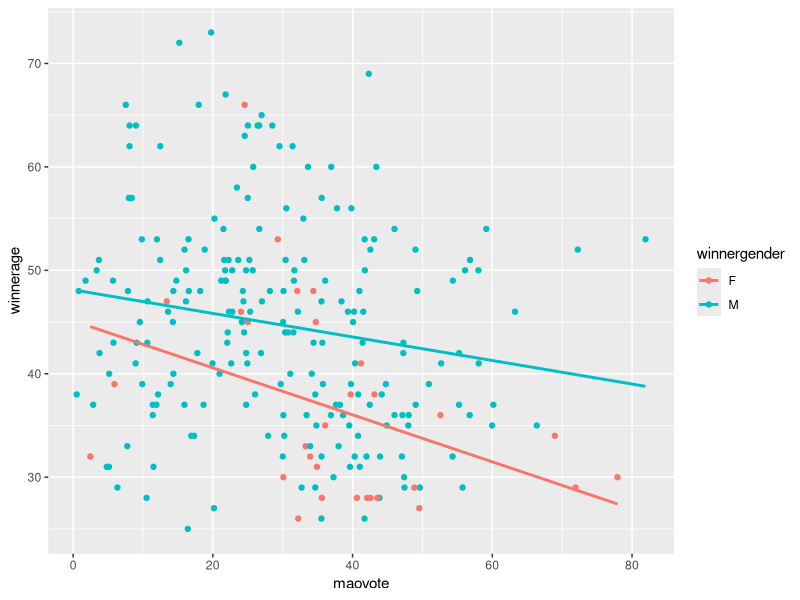
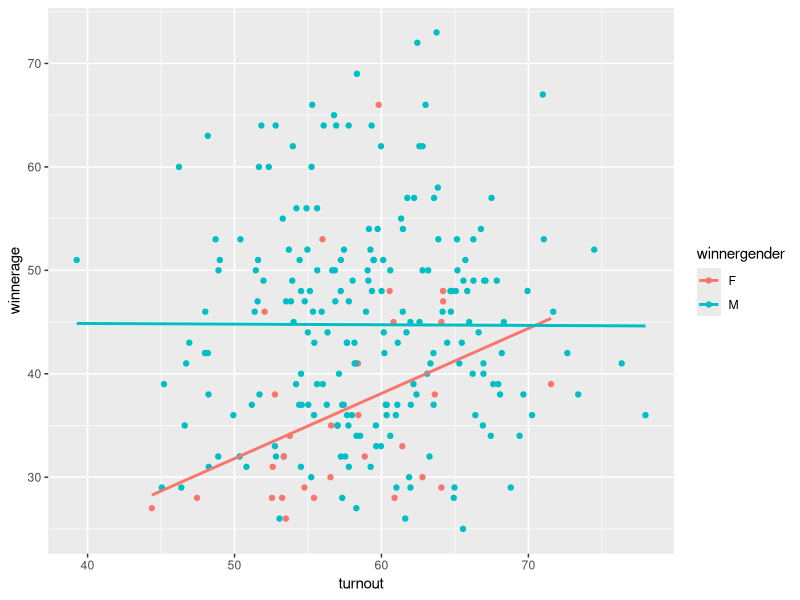
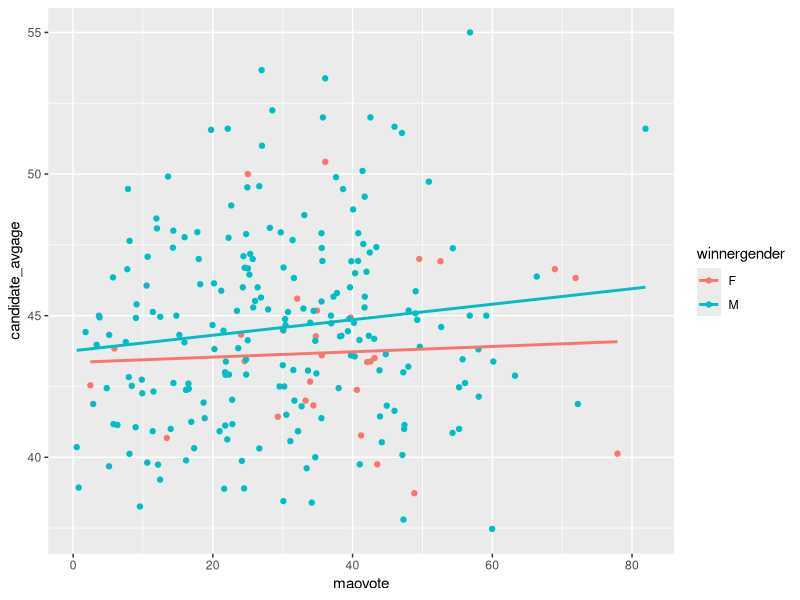
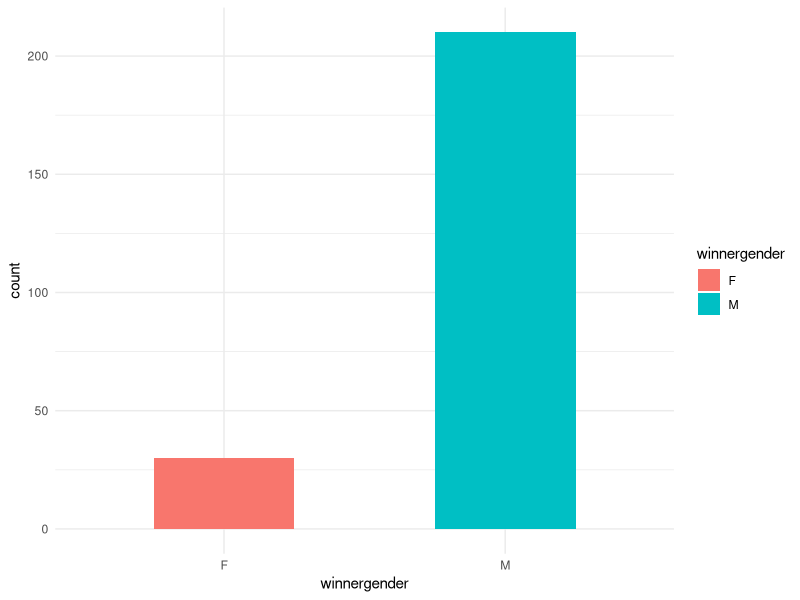
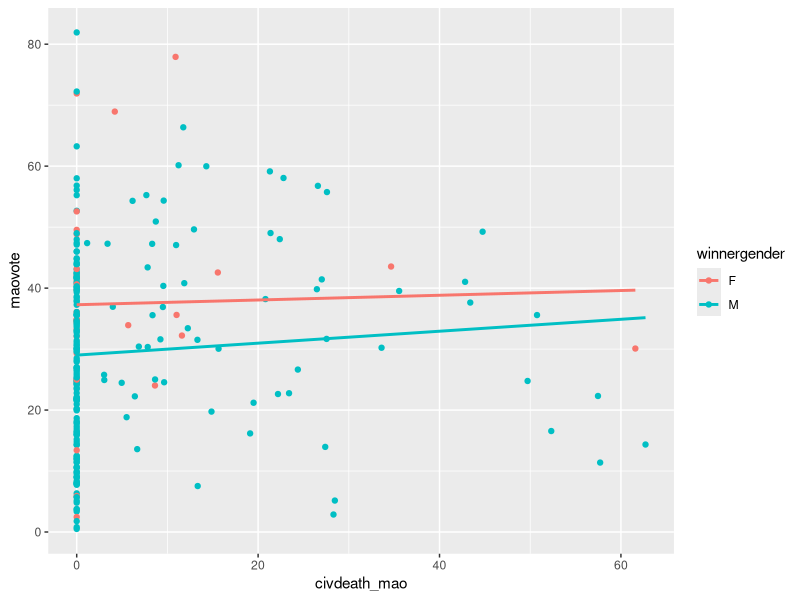
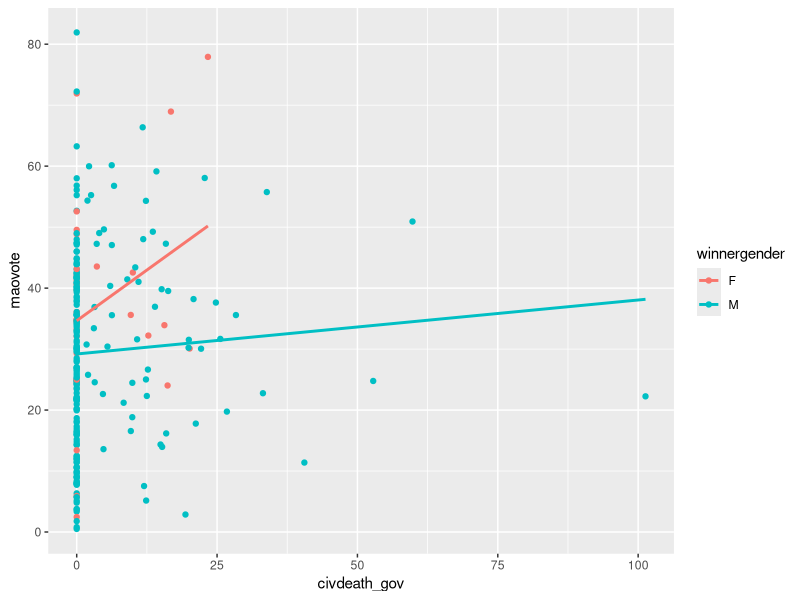
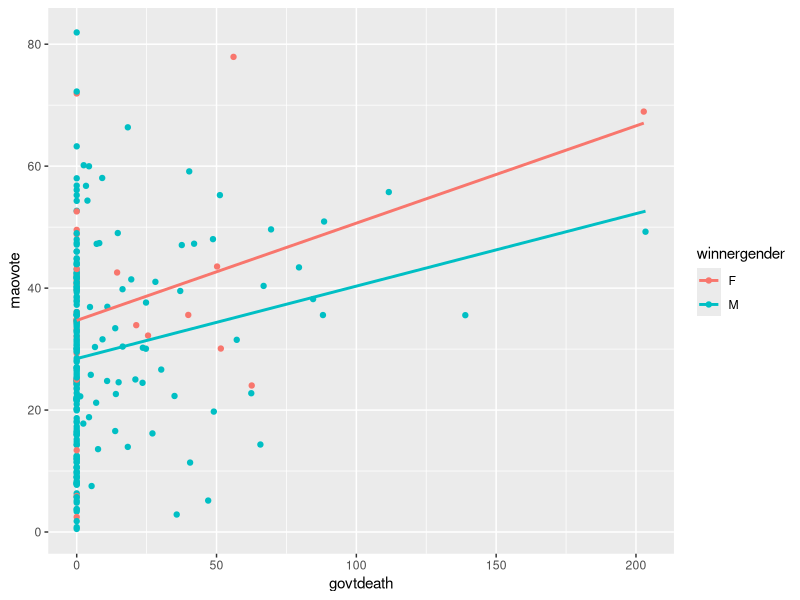
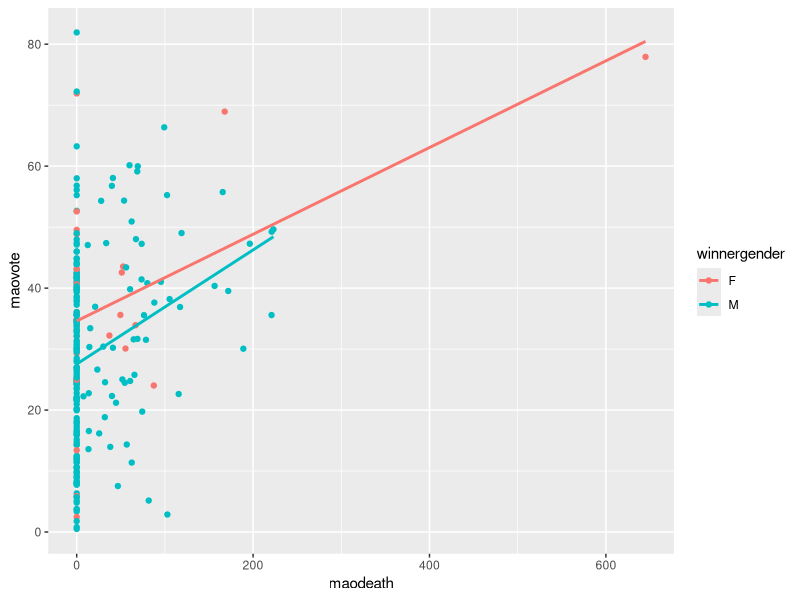

Recreate these plots in R, in order.
## ---- chunk 1
knitr::opts_chunk$set(
  collapse = TRUE,
  comment = "#>",
  warning = FALSE,
  message = FALSE
)
## ---- chunk 2
library(tidyverse)
library(kableExtra)

df = read.csv("completedata.csv")
kable(head(df))
## ---- chunk 3
mean(df$winnerage)
mean(df$candidate_avgage)
mean(df$civdeath_gov)
mean(df$civdeath_mao)
mean(df$govtdeath)
mean(df$maodeath)
mean(df$statebased)
mean(df$onesided)
count(df, winnergender)



## ---- chunk 4
ggplot(df, aes(maovote, winnerage, colour = winnergender)) + 
  geom_point() + 
  geom_smooth(method=lm, se=FALSE)
## ---- chunk 5
ggplot(df, aes(turnout, winnerage, colour = winnergender)) + 
  geom_point() + 
  geom_smooth(method=lm, se=FALSE)
## ---- chunk 6
ggplot(df, aes(maovote, candidate_avgage, colour = winnergender)) + 
  geom_point() + 
  geom_smooth(method=lm, se=FALSE)
## ---- chunk 7
ggplot(df, aes(winnergender, fill=winnergender)) + 
  geom_bar(width = 0.5) + theme_minimal() 

## ---- chunk 8
ggplot(df, aes(civdeath_mao, maovote, colour = winnergender)) + 
  geom_point() + 
  geom_smooth(method=lm, se=FALSE)
## ---- chunk 9
ggplot(df, aes(civdeath_gov, maovote, colour = winnergender)) + 
  geom_point() + 
  geom_smooth(method=lm, se=FALSE)
## ---- chunk 10
ggplot(df, aes(govtdeath, maovote, colour = winnergender)) + 
  geom_point() + 
  geom_smooth(method=lm, se=FALSE)
## ---- chunk 11
ggplot(df, aes(maodeath, maovote, colour = winnergender)) + 
  geom_point() + 
  geom_smooth(method=lm, se=FALSE)
## ---- chunk 12
ggplot(df, aes(turnout, maovote, colour = winnergender)) + 
  geom_point() + 
  geom_smooth(method=lm, se=FALSE)
